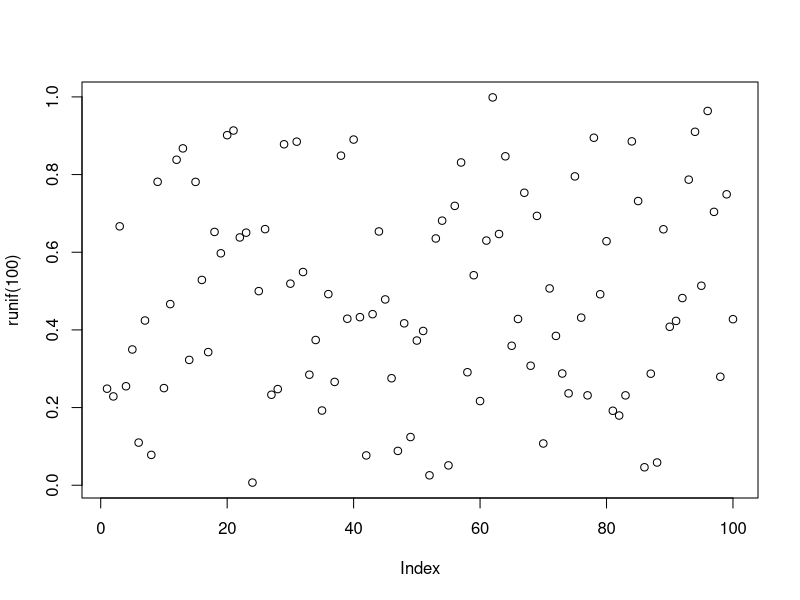
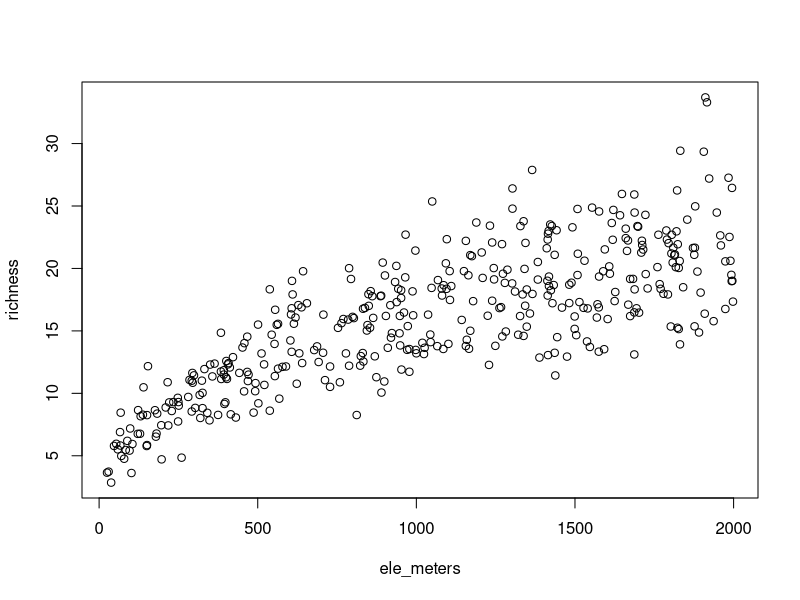

Here is the R script that generated these plots, in order:
## ---- chunk 1
plot(runif(100))
## ---- chunk 2
dat<-read.csv("_dat/richness-data.csv")
head(dat)
plot(richness~ele_meters,dat) 
fit<-nls(richness~a*ele_meters^b,dat,
    start=list(a=0.001, b=1.02))
fit 
